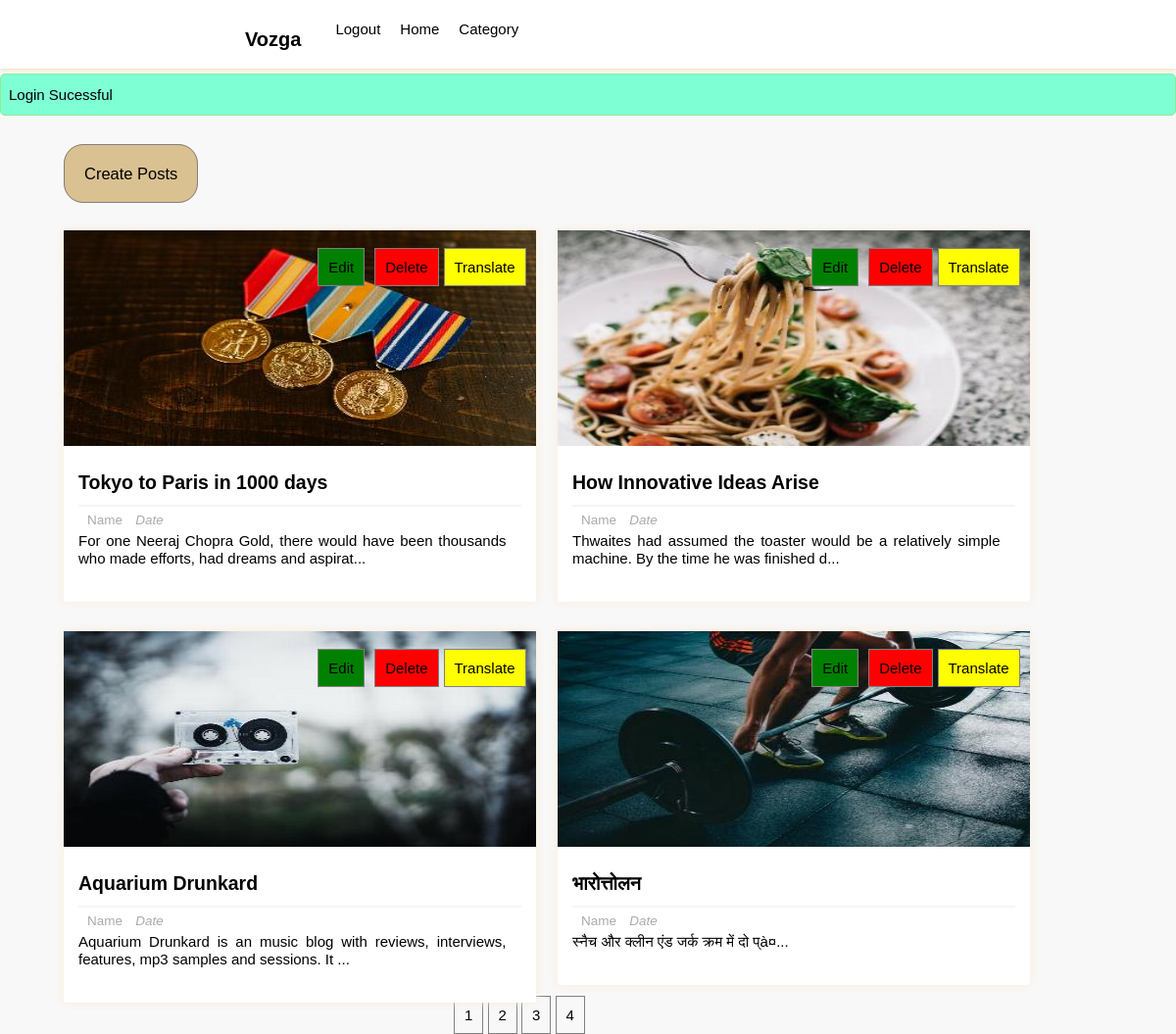
The app's page /user_dashboard.php?page=2 (signed in), older data.
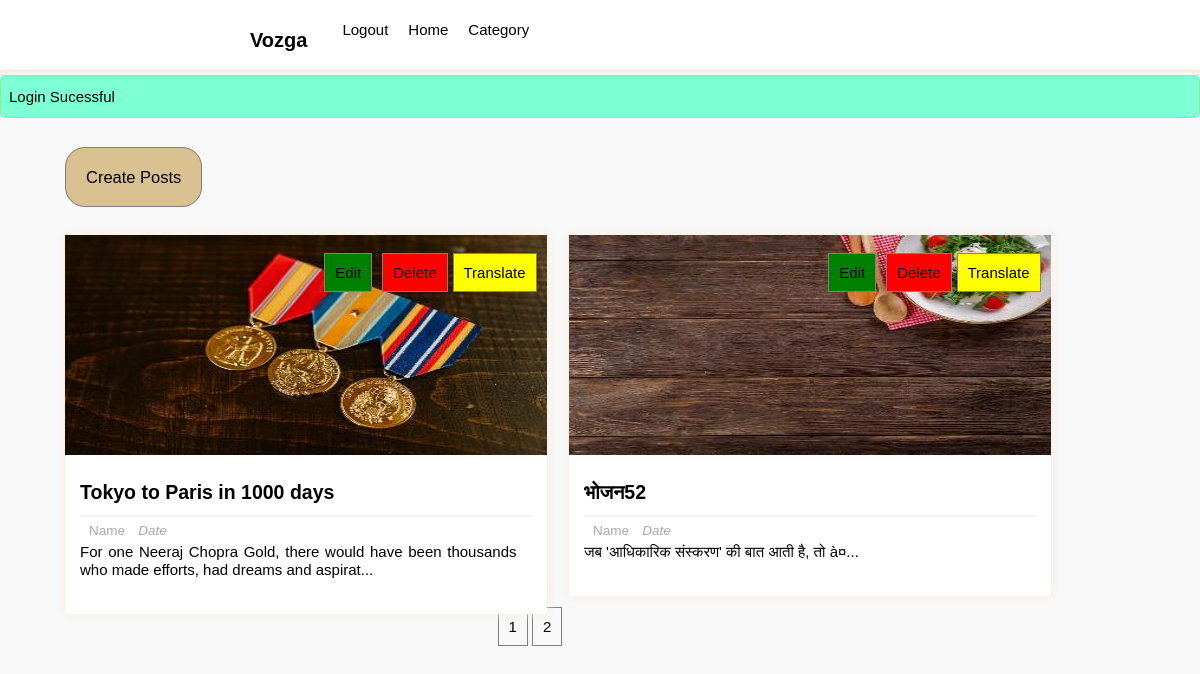
The same page, newer data.
### tables this page shows
CREATE TABLE `posts` (
  `p_id` int NOT NULL,
  `dup_id` int NOT NULL,
  `title` varchar(255) NOT NULL,
  `description` text NOT NULL,
  `category` varchar(255) NOT NULL,
  `image` varchar(255) NOT NULL,
  `user_id` int NOT NULL,
  `lang_code` varchar(255) NOT NULL
);

### user_dashboard.php (the view, shortened to what this page needs)
<?php
    require_once "includes/login_validate.php";
?>
<html lang="en">
<head>
    <link href="includes/style.css" rel="stylesheet" type="text/css" />
</head>
<body>
<div class="header-wrapper">
<header>
            <div class='logo'>
                <h3>Vozga</h3>
            </div>
            <div class="search-form">
                        <div class="icon">
                        </div>
                    </div>
            <ul class='list'>
                <li><a>Category<i class="fas fa-chevron-down" style="color:black; font-size: 14px; font-weight: 600; padding:5px;"></i></a>
                </li>
                <li><a href='homepage'>Home</a></li>
                <li><a href="includes/logout.php">Logout</a></li>
            </ul>
        </header>
</div>
<?php if(isset($_SESSION['message'])):?>
    <div class="msg <?php echo $_SESSION['type'];?>">
        <li><?php echo $_SESSION['message'];?></li>
    </div>
<?php endif;?>
<div class="manage-posts-admin">
    <div class="admin-manage">
        <ul>
            <li><a href="createpost.php">Create Posts</a></li>
        </ul>
    </div>
    <div class="main-content-admin">
        <?php
            $results_per_page=4;
            $userid=$_COOKIE['cookieuserid'];
            $sql="SELECT * FROM posts WHERE user_id='$userid'";
            $result=mysqli_query($con,$sql);
            $i=0;
            $num_of_result=mysqli_num_rows($result);
            $num_of_pages=ceil($num_of_result/$results_per_page);
            if(!isset($_GET['page'])){
                $page=1;
            }else{
                $page=$_GET['page'];
            }
            $start_limit=($page-1)*$results_per_page;
            $sql="SELECT * FROM posts WHERE user_id='$userid' LIMIT ".$start_limit.','.$results_per_page;
            $result=mysqli_query($con,$sql);
            if(mysqli_num_rows($result) > $i){
                while($row=mysqli_fetch_assoc($result)){
        ?>
        <div class="main-post-admin">
            <?php
                $output_image="images/resized408x220".$row['image'];
                $desc=$row['description'];
                $desc = substr($desc,0,100).'...';
            ?>
            <img class="image" src="<?php echo $output_image;?>", alt="post_image">
            <div class="post-preview-wrapper">
                <a href="single?id=<?php echo $row['p_id'];?>" class="post-title"><?php echo $row['title'];?></a>
                <div class="post-preview">
                    <span class="author-name"><i class="fas fa-user"></i>Name</span>
                    <span class="post-date"><i class="fas fa-calendar-week">Date</i></span>
                    <p class="desc"><?php echo $desc; ?></p>
                </div>
            </div>
            <div class="btns">
                <ul class="edit-delete-btn">
                    <li>
                        <a href="editpost.php?id=<?php echo $row['p_id'];?>" class="btn edit-link">Edit</a>
                    </li>
                    <li>
                        <a href="deletepost.php?del_id=<?php echo  $row['p_id'];?>" class ="btn delete-link" onclick="return confirm('Are you sure you want to delete this?')">Delete</a>
                    </li>
                    <li>
                        <a href="translate.php?id=<?php echo $row['p_id'];?>" class="btn translate-link">Translate</a>
                    </li>
                </ul>
            </div>
        </div>
        <?php
                }
            }
            else{
                ?>
                <tr>
                    <th colspan="2">No results to display</th>
                </tr>
                <?php
            }
        ?>
    </div>
    <div class='index-dashboard'><center>
    <?php
    for($page=1;$page<=$num_of_pages;$page++)
    {
        echo '<a href="user_dashboard.php?page='.$page.'">'.$page.'</a> ';
    }   ?>
</div>
    </div>
</body>
</html>

Row changes from the older to the newer data that the page shows:
removed posts: image (picture), title "How Innovative Ideas Arise", description "Thwaites had assumed the toaster would be a relatively simple machine. By the time he was finished d..."
removed posts: image (picture), title "Aquarium Drunkard", description "Aquarium Drunkard is an music blog with reviews, interviews, features, mp3 samples and sessions. It ..."
removed posts: image (picture), title "भारोत्तोलन", description "स्नैच और क्लीन एंड जर्क क्रम में दो प्à¤..."
added posts: image (picture), title "भोजन52", description "जब 'आधिकारिक संस्करण' की बात आती है, तो à¤..."
Text that changed along with them:
list line gone: "3"
list line gone: "4"
